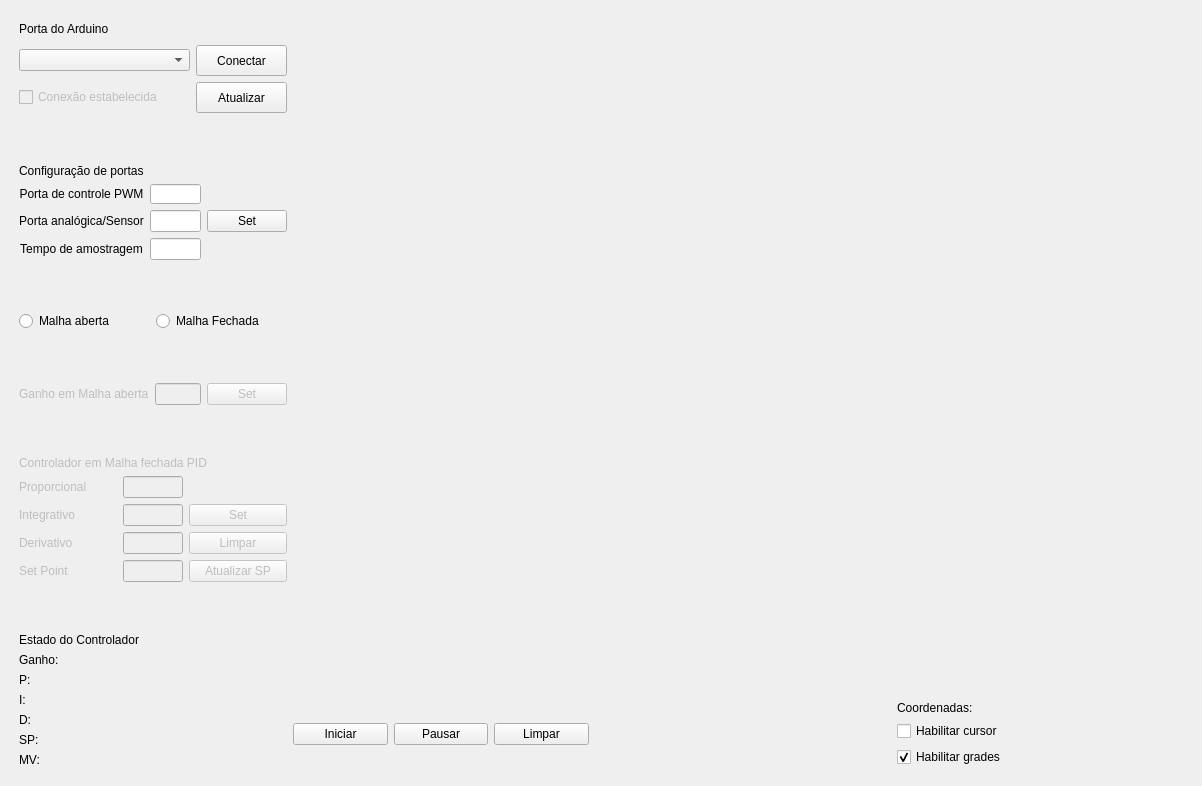
<?xml version="1.0" encoding="UTF-8"?>
<ui version="4.0">
 <class>MainWindow</class>
 <widget class="QMainWindow" name="MainWindow">
  <property name="geometry">
   <rect>
    <x>0</x>
    <y>0</y>
    <width>1202</width>
    <height>786</height>
   </rect>
  </property>
  <property name="sizePolicy">
   <sizepolicy hsizetype="Preferred" vsizetype="Preferred">
    <horstretch>0</horstretch>
    <verstretch>0</verstretch>
   </sizepolicy>
  </property>
  <property name="minimumSize">
   <size>
    <width>1202</width>
    <height>720</height>
   </size>
  </property>
  <property name="windowTitle">
   <string>MainWindow</string>
  </property>
  <widget class="QWidget" name="centralwidget">
   <layout class="QGridLayout" name="gridLayout_7">
    <item row="0" column="2" rowspan="12" colspan="3">
     <layout class="QGridLayout" name="gridLayout">
      <property name="leftMargin">
       <number>0</number>
      </property>
      <property name="topMargin">
       <number>10</number>
      </property>
      <property name="rightMargin">
       <number>20</number>
      </property>
      <item row="0" column="0">
       <widget class="PlotWidget" name="graphWidget" native="true">
        <property name="sizePolicy">
         <sizepolicy hsizetype="Expanding" vsizetype="Expanding">
          <horstretch>0</horstretch>
          <verstretch>0</verstretch>
         </sizepolicy>
        </property>
        <property name="minimumSize">
         <size>
          <width>900</width>
          <height>600</height>
         </size>
        </property>
       </widget>
      </item>
     </layout>
    </item>
    <item row="10" column="0">
     <spacer name="verticalSpacer_5">
      <property name="orientation">
       <enum>Qt::Vertical</enum>
      </property>
      <property name="sizeHint" stdset="0">
       <size>
        <width>20</width>
        <height>40</height>
       </size>
      </property>
     </spacer>
    </item>
    <item row="8" column="0">
     <layout class="QHBoxLayout" name="horizontalLayout_4">
      <property name="leftMargin">
       <number>10</number>
      </property>
      <item>
       <widget class="QLabel" name="label_6">
        <property name="enabled">
         <bool>false</bool>
        </property>
        <property name="sizePolicy">
         <sizepolicy hsizetype="Expanding" vsizetype="Preferred">
          <horstretch>0</horstretch>
          <verstretch>0</verstretch>
         </sizepolicy>
        </property>
        <property name="text">
         <string>Controlador em Malha fechada PID</string>
        </property>
        <property name="textFormat">
         <enum>Qt::AutoText</enum>
        </property>
       </widget>
      </item>
     </layout>
    </item>
    <item row="4" column="0">
     <layout class="QHBoxLayout" name="horizontalLayout_3">
      <property name="leftMargin">
       <number>10</number>
      </property>
      <item>
       <widget class="QRadioButton" name="radioButton">
        <property name="sizePolicy">
         <sizepolicy hsizetype="Expanding" vsizetype="Fixed">
          <horstretch>0</horstretch>
          <verstretch>0</verstretch>
         </sizepolicy>
        </property>
        <property name="text">
         <string>Malha aberta</string>
        </property>
       </widget>
      </item>
      <item>
       <widget class="QRadioButton" name="radioButton_2">
        <property name="sizePolicy">
         <sizepolicy hsizetype="Expanding" vsizetype="Fixed">
          <horstretch>0</horstretch>
          <verstretch>0</verstretch>
         </sizepolicy>
        </property>
        <property name="text">
         <string>Malha Fechada</string>
        </property>
       </widget>
      </item>
     </layout>
    </item>
    <item row="6" column="0">
     <layout class="QGridLayout" name="gridLayout_4">
      <property name="leftMargin">
       <number>10</number>
      </property>
      <item row="0" column="1">
       <widget class="QLineEdit" name="textBox4">
        <property name="enabled">
         <bool>false</bool>
        </property>
        <property name="minimumSize">
         <size>
          <width>36</width>
          <height>21</height>
         </size>
        </property>
        <property name="maximumSize">
         <size>
          <width>60</width>
          <height>16777215</height>
         </size>
        </property>
       </widget>
      </item>
      <item row="0" column="0">
       <widget class="QLabel" name="label_10">
        <property name="enabled">
         <bool>false</bool>
        </property>
        <property name="sizePolicy">
         <sizepolicy hsizetype="Expanding" vsizetype="Preferred">
          <horstretch>0</horstretch>
          <verstretch>0</verstretch>
         </sizepolicy>
        </property>
        <property name="text">
         <string>Ganho em Malha aberta</string>
        </property>
       </widget>
      </item>
      <item row="0" column="2">
       <widget class="QPushButton" name="set_3">
        <property name="enabled">
         <bool>false</bool>
        </property>
        <property name="sizePolicy">
         <sizepolicy hsizetype="Expanding" vsizetype="Fixed">
          <horstretch>0</horstretch>
          <verstretch>0</verstretch>
         </sizepolicy>
        </property>
        <property name="text">
         <string>Set</string>
        </property>
       </widget>
      </item>
     </layout>
    </item>
    <item row="9" column="0">
     <layout class="QGridLayout" name="gridLayout_2" rowminimumheight="0,0,0,0">
      <property name="sizeConstraint">
       <enum>QLayout::SetDefaultConstraint</enum>
      </property>
      <property name="leftMargin">
       <number>10</number>
      </property>
      <property name="verticalSpacing">
       <number>-1</number>
      </property>
      <item row="2" column="1">
       <widget class="QLineEdit" name="textBox7">
        <property name="enabled">
         <bool>false</bool>
        </property>
        <property name="sizePolicy">
         <sizepolicy hsizetype="Expanding" vsizetype="Fixed">
          <horstretch>0</horstretch>
          <verstretch>0</verstretch>
         </sizepolicy>
        </property>
        <property name="minimumSize">
         <size>
          <width>50</width>
          <height>21</height>
         </size>
        </property>
        <property name="maximumSize">
         <size>
          <width>60</width>
          <height>16777215</height>
         </size>
        </property>
       </widget>
      </item>
      <item row="1" column="1">
       <widget class="QLineEdit" name="textBox6">
        <property name="enabled">
         <bool>false</bool>
        </property>
        <property name="minimumSize">
         <size>
          <width>50</width>
          <height>21</height>
         </size>
        </property>
        <property name="maximumSize">
         <size>
          <width>60</width>
          <height>16777215</height>
         </size>
        </property>
       </widget>
      </item>
      <item row="0" column="1">
       <widget class="QLineEdit" name="textBox5">
        <property name="enabled">
         <bool>false</bool>
        </property>
        <property name="minimumSize">
         <size>
          <width>50</width>
          <height>21</height>
         </size>
        </property>
        <property name="maximumSize">
         <size>
          <width>60</width>
          <height>16777215</height>
         </size>
        </property>
       </widget>
      </item>
      <item row="0" column="0">
       <widget class="QLabel" name="label_7">
        <property name="enabled">
         <bool>false</bool>
        </property>
        <property name="sizePolicy">
         <sizepolicy hsizetype="Expanding" vsizetype="Preferred">
          <horstretch>0</horstretch>
          <verstretch>0</verstretch>
         </sizepolicy>
        </property>
        <property name="layoutDirection">
         <enum>Qt::LeftToRight</enum>
        </property>
        <property name="autoFillBackground">
         <bool>false</bool>
        </property>
        <property name="text">
         <string>Proporcional</string>
        </property>
        <property name="alignment">
         <set>Qt::AlignLeading|Qt::AlignLeft|Qt::AlignVCenter</set>
        </property>
       </widget>
      </item>
      <item row="3" column="1">
       <widget class="QLineEdit" name="textBox8">
        <property name="enabled">
         <bool>false</bool>
        </property>
        <property name="minimumSize">
         <size>
          <width>50</width>
          <height>21</height>
         </size>
        </property>
        <property name="maximumSize">
         <size>
          <width>60</width>
          <height>16777215</height>
         </size>
        </property>
       </widget>
      </item>
      <item row="3" column="2">
       <widget class="QPushButton" name="updateSetPoint">
        <property name="enabled">
         <bool>false</bool>
        </property>
        <property name="sizePolicy">
         <sizepolicy hsizetype="Expanding" vsizetype="Fixed">
          <horstretch>0</horstretch>
          <verstretch>0</verstretch>
         </sizepolicy>
        </property>
        <property name="text">
         <string>Atualizar SP</string>
        </property>
       </widget>
      </item>
      <item row="1" column="0">
       <widget class="QLabel" name="label_9">
        <property name="enabled">
         <bool>false</bool>
        </property>
        <property name="sizePolicy">
         <sizepolicy hsizetype="Expanding" vsizetype="Preferred">
          <horstretch>0</horstretch>
          <verstretch>0</verstretch>
         </sizepolicy>
        </property>
        <property name="text">
         <string>Integrativo</string>
        </property>
        <property name="alignment">
         <set>Qt::AlignLeading|Qt::AlignLeft|Qt::AlignVCenter</set>
        </property>
       </widget>
      </item>
      <item row="3" column="0">
       <widget class="QLabel" name="label_11">
        <property name="enabled">
         <bool>false</bool>
        </property>
        <property name="sizePolicy">
         <sizepolicy hsizetype="Ignored" vsizetype="Preferred">
          <horstretch>0</horstretch>
          <verstretch>0</verstretch>
         </sizepolicy>
        </property>
        <property name="text">
         <string>Set Point</string>
        </property>
        <property name="alignment">
         <set>Qt::AlignLeading|Qt::AlignLeft|Qt::AlignVCenter</set>
        </property>
       </widget>
      </item>
      <item row="2" column="0">
       <widget class="QLabel" name="label_8">
        <property name="enabled">
         <bool>false</bool>
        </property>
        <property name="sizePolicy">
         <sizepolicy hsizetype="Ignored" vsizetype="Preferred">
          <horstretch>0</horstretch>
          <verstretch>0</verstretch>
         </sizepolicy>
        </property>
        <property name="text">
         <string>Derivativo</string>
        </property>
        <property name="alignment">
         <set>Qt::AlignLeading|Qt::AlignLeft|Qt::AlignVCenter</set>
        </property>
       </widget>
      </item>
      <item row="2" column="2">
       <widget class="QPushButton" name="clear_2">
        <property name="enabled">
         <bool>false</bool>
        </property>
        <property name="sizePolicy">
         <sizepolicy hsizetype="Expanding" vsizetype="Fixed">
          <horstretch>0</horstretch>
          <verstretch>0</verstretch>
         </sizepolicy>
        </property>
        <property name="text">
         <string>Limpar</string>
        </property>
       </widget>
      </item>
      <item row="1" column="2">
       <widget class="QPushButton" name="set_2">
        <property name="enabled">
         <bool>false</bool>
        </property>
        <property name="sizePolicy">
         <sizepolicy hsizetype="Expanding" vsizetype="Fixed">
          <horstretch>0</horstretch>
          <verstretch>0</verstretch>
         </sizepolicy>
        </property>
        <property name="text">
         <string>Set</string>
        </property>
       </widget>
      </item>
     </layout>
    </item>
    <item row="5" column="0">
     <spacer name="verticalSpacer_3">
      <property name="orientation">
       <enum>Qt::Vertical</enum>
      </property>
      <property name="sizeHint" stdset="0">
       <size>
        <width>20</width>
        <height>40</height>
       </size>
      </property>
     </spacer>
    </item>
    <item row="11" column="0" rowspan="2">
     <layout class="QVBoxLayout" name="verticalLayout">
      <property name="leftMargin">
       <number>10</number>
      </property>
      <property name="bottomMargin">
       <number>10</number>
      </property>
      <item>
       <widget class="QLabel" name="label_12">
        <property name="sizePolicy">
         <sizepolicy hsizetype="Expanding" vsizetype="Preferred">
          <horstretch>0</horstretch>
          <verstretch>0</verstretch>
         </sizepolicy>
        </property>
        <property name="text">
         <string>Estado do Controlador</string>
        </property>
       </widget>
      </item>
      <item>
       <widget class="QLabel" name="label_13">
        <property name="sizePolicy">
         <sizepolicy hsizetype="Expanding" vsizetype="Preferred">
          <horstretch>0</horstretch>
          <verstretch>0</verstretch>
         </sizepolicy>
        </property>
        <property name="text">
         <string>Ganho:</string>
        </property>
       </widget>
      </item>
      <item>
       <widget class="QLabel" name="label_14">
        <property name="sizePolicy">
         <sizepolicy hsizetype="Expanding" vsizetype="Preferred">
          <horstretch>0</horstretch>
          <verstretch>0</verstretch>
         </sizepolicy>
        </property>
        <property name="text">
         <string>P:</string>
        </property>
       </widget>
      </item>
      <item>
       <widget class="QLabel" name="label_15">
        <property name="sizePolicy">
         <sizepolicy hsizetype="Expanding" vsizetype="Preferred">
          <horstretch>0</horstretch>
          <verstretch>0</verstretch>
         </sizepolicy>
        </property>
        <property name="text">
         <string>I:</string>
        </property>
       </widget>
      </item>
      <item>
       <widget class="QLabel" name="label_16">
        <property name="sizePolicy">
         <sizepolicy hsizetype="Expanding" vsizetype="Preferred">
          <horstretch>0</horstretch>
          <verstretch>0</verstretch>
         </sizepolicy>
        </property>
        <property name="text">
         <string>D:</string>
        </property>
       </widget>
      </item>
      <item>
       <widget class="QLabel" name="label_17">
        <property name="sizePolicy">
         <sizepolicy hsizetype="Ignored" vsizetype="Preferred">
          <horstretch>0</horstretch>
          <verstretch>0</verstretch>
         </sizepolicy>
        </property>
        <property name="text">
         <string>SP:</string>
        </property>
       </widget>
      </item>
      <item>
       <widget class="QLabel" name="label_18">
        <property name="sizePolicy">
         <sizepolicy hsizetype="Ignored" vsizetype="Preferred">
          <horstretch>0</horstretch>
          <verstretch>0</verstretch>
         </sizepolicy>
        </property>
        <property name="text">
         <string>MV:</string>
        </property>
       </widget>
      </item>
     </layout>
    </item>
    <item row="0" column="0">
     <layout class="QGridLayout" name="gridLayout_3">
      <property name="leftMargin">
       <number>10</number>
      </property>
      <property name="topMargin">
       <number>10</number>
      </property>
      <property name="rightMargin">
       <number>0</number>
      </property>
      <property name="bottomMargin">
       <number>0</number>
      </property>
      <item row="1" column="0">
       <widget class="QComboBox" name="listport">
        <property name="sizePolicy">
         <sizepolicy hsizetype="Expanding" vsizetype="Fixed">
          <horstretch>0</horstretch>
          <verstretch>0</verstretch>
         </sizepolicy>
        </property>
       </widget>
      </item>
      <item row="0" column="0">
       <widget class="QLabel" name="label">
        <property name="sizePolicy">
         <sizepolicy hsizetype="Expanding" vsizetype="Preferred">
          <horstretch>0</horstretch>
          <verstretch>0</verstretch>
         </sizepolicy>
        </property>
        <property name="minimumSize">
         <size>
          <width>131</width>
          <height>20</height>
         </size>
        </property>
        <property name="text">
         <string>Porta do Arduino</string>
        </property>
       </widget>
      </item>
      <item row="2" column="0">
       <widget class="QCheckBox" name="checkBox">
        <property name="enabled">
         <bool>false</bool>
        </property>
        <property name="sizePolicy">
         <sizepolicy hsizetype="MinimumExpanding" vsizetype="Fixed">
          <horstretch>0</horstretch>
          <verstretch>0</verstretch>
         </sizepolicy>
        </property>
        <property name="minimumSize">
         <size>
          <width>171</width>
          <height>20</height>
         </size>
        </property>
        <property name="styleSheet">
         <string notr="true"/>
        </property>
        <property name="text">
         <string>Conexão estabelecida</string>
        </property>
        <property name="checkable">
         <bool>false</bool>
        </property>
       </widget>
      </item>
      <item row="2" column="1">
       <widget class="QPushButton" name="refresh">
        <property name="enabled">
         <bool>true</bool>
        </property>
        <property name="sizePolicy">
         <sizepolicy hsizetype="Expanding" vsizetype="Fixed">
          <horstretch>0</horstretch>
          <verstretch>0</verstretch>
         </sizepolicy>
        </property>
        <property name="minimumSize">
         <size>
          <width>91</width>
          <height>31</height>
         </size>
        </property>
        <property name="text">
         <string>Atualizar</string>
        </property>
       </widget>
      </item>
      <item row="1" column="1">
       <widget class="QPushButton" name="connect">
        <property name="sizePolicy">
         <sizepolicy hsizetype="Expanding" vsizetype="Fixed">
          <horstretch>0</horstretch>
          <verstretch>0</verstretch>
         </sizepolicy>
        </property>
        <property name="minimumSize">
         <size>
          <width>91</width>
          <height>31</height>
         </size>
        </property>
        <property name="text">
         <string>Conectar</string>
        </property>
       </widget>
      </item>
     </layout>
    </item>
    <item row="2" column="0">
     <layout class="QGridLayout" name="gridLayout_5">
      <property name="leftMargin">
       <number>10</number>
      </property>
      <item row="2" column="0">
       <widget class="QLabel" name="label_4">
        <property name="sizePolicy">
         <sizepolicy hsizetype="Expanding" vsizetype="Preferred">
          <horstretch>0</horstretch>
          <verstretch>0</verstretch>
         </sizepolicy>
        </property>
        <property name="text">
         <string>Porta analógica/Sensor</string>
        </property>
        <property name="alignment">
         <set>Qt::AlignCenter</set>
        </property>
       </widget>
      </item>
      <item row="0" column="0">
       <widget class="QLabel" name="label_2">
        <property name="sizePolicy">
         <sizepolicy hsizetype="Expanding" vsizetype="Preferred">
          <horstretch>0</horstretch>
          <verstretch>0</verstretch>
         </sizepolicy>
        </property>
        <property name="text">
         <string>Configuração de portas</string>
        </property>
       </widget>
      </item>
      <item row="3" column="1">
       <widget class="QLineEdit" name="textBox3">
        <property name="minimumSize">
         <size>
          <width>37</width>
          <height>20</height>
         </size>
        </property>
        <property name="maximumSize">
         <size>
          <width>60</width>
          <height>16777215</height>
         </size>
        </property>
       </widget>
      </item>
      <item row="1" column="1">
       <widget class="QLineEdit" name="textBox1">
        <property name="minimumSize">
         <size>
          <width>37</width>
          <height>20</height>
         </size>
        </property>
        <property name="maximumSize">
         <size>
          <width>60</width>
          <height>20</height>
         </size>
        </property>
       </widget>
      </item>
      <item row="3" column="0">
       <widget class="QLabel" name="label_5">
        <property name="sizePolicy">
         <sizepolicy hsizetype="Expanding" vsizetype="Preferred">
          <horstretch>0</horstretch>
          <verstretch>0</verstretch>
         </sizepolicy>
        </property>
        <property name="text">
         <string>Tempo de amostragem</string>
        </property>
        <property name="alignment">
         <set>Qt::AlignCenter</set>
        </property>
       </widget>
      </item>
      <item row="1" column="0">
       <widget class="QLabel" name="label_3">
        <property name="sizePolicy">
         <sizepolicy hsizetype="MinimumExpanding" vsizetype="Preferred">
          <horstretch>0</horstretch>
          <verstretch>0</verstretch>
         </sizepolicy>
        </property>
        <property name="text">
         <string>Porta de controle PWM</string>
        </property>
        <property name="alignment">
         <set>Qt::AlignCenter</set>
        </property>
       </widget>
      </item>
      <item row="2" column="2">
       <widget class="QPushButton" name="set_1">
        <property name="sizePolicy">
         <sizepolicy hsizetype="Expanding" vsizetype="Fixed">
          <horstretch>0</horstretch>
          <verstretch>0</verstretch>
         </sizepolicy>
        </property>
        <property name="text">
         <string>Set</string>
        </property>
       </widget>
      </item>
      <item row="2" column="1">
       <widget class="QLineEdit" name="textBox2">
        <property name="minimumSize">
         <size>
          <width>37</width>
          <height>20</height>
         </size>
        </property>
        <property name="maximumSize">
         <size>
          <width>60</width>
          <height>16777215</height>
         </size>
        </property>
       </widget>
      </item>
     </layout>
    </item>
    <item row="12" column="2">
     <layout class="QHBoxLayout" name="horizontalLayout_2">
      <property name="bottomMargin">
       <number>10</number>
      </property>
      <item>
       <widget class="QPushButton" name="start">
        <property name="sizePolicy">
         <sizepolicy hsizetype="Expanding" vsizetype="Fixed">
          <horstretch>0</horstretch>
          <verstretch>0</verstretch>
         </sizepolicy>
        </property>
        <property name="text">
         <string>Iniciar</string>
        </property>
       </widget>
      </item>
      <item>
       <widget class="QPushButton" name="pause">
        <property name="sizePolicy">
         <sizepolicy hsizetype="Expanding" vsizetype="Fixed">
          <horstretch>0</horstretch>
          <verstretch>0</verstretch>
         </sizepolicy>
        </property>
        <property name="text">
         <string>Pausar</string>
        </property>
       </widget>
      </item>
      <item>
       <widget class="QPushButton" name="clear_3">
        <property name="sizePolicy">
         <sizepolicy hsizetype="Expanding" vsizetype="Fixed">
          <horstretch>0</horstretch>
          <verstretch>0</verstretch>
         </sizepolicy>
        </property>
        <property name="text">
         <string>Limpar</string>
        </property>
       </widget>
      </item>
     </layout>
    </item>
    <item row="12" column="4">
     <layout class="QVBoxLayout" name="verticalLayout_2">
      <property name="rightMargin">
       <number>10</number>
      </property>
      <property name="bottomMargin">
       <number>10</number>
      </property>
      <item>
       <widget class="QLabel" name="coordinates">
        <property name="sizePolicy">
         <sizepolicy hsizetype="Ignored" vsizetype="Preferred">
          <horstretch>0</horstretch>
          <verstretch>0</verstretch>
         </sizepolicy>
        </property>
        <property name="text">
         <string>Coordenadas:</string>
        </property>
       </widget>
      </item>
      <item>
       <widget class="QCheckBox" name="enableCursor">
        <property name="sizePolicy">
         <sizepolicy hsizetype="Expanding" vsizetype="Fixed">
          <horstretch>0</horstretch>
          <verstretch>0</verstretch>
         </sizepolicy>
        </property>
        <property name="text">
         <string>Habilitar cursor</string>
        </property>
       </widget>
      </item>
      <item>
       <widget class="QCheckBox" name="enableGrid">
        <property name="sizePolicy">
         <sizepolicy hsizetype="Expanding" vsizetype="Fixed">
          <horstretch>0</horstretch>
          <verstretch>0</verstretch>
         </sizepolicy>
        </property>
        <property name="text">
         <string>Habilitar grades</string>
        </property>
        <property name="checked">
         <bool>true</bool>
        </property>
       </widget>
      </item>
     </layout>
    </item>
    <item row="1" column="0">
     <spacer name="verticalSpacer">
      <property name="orientation">
       <enum>Qt::Vertical</enum>
      </property>
      <property name="sizeHint" stdset="0">
       <size>
        <width>20</width>
        <height>40</height>
       </size>
      </property>
     </spacer>
    </item>
    <item row="7" column="0">
     <spacer name="verticalSpacer_4">
      <property name="orientation">
       <enum>Qt::Vertical</enum>
      </property>
      <property name="sizeHint" stdset="0">
       <size>
        <width>20</width>
        <height>40</height>
       </size>
      </property>
     </spacer>
    </item>
    <item row="3" column="0">
     <spacer name="verticalSpacer_2">
      <property name="orientation">
       <enum>Qt::Vertical</enum>
      </property>
      <property name="sizeHint" stdset="0">
       <size>
        <width>20</width>
        <height>40</height>
       </size>
      </property>
     </spacer>
    </item>
    <item row="12" column="3">
     <spacer name="horizontalSpacer">
      <property name="orientation">
       <enum>Qt::Horizontal</enum>
      </property>
      <property name="sizeHint" stdset="0">
       <size>
        <width>40</width>
        <height>20</height>
       </size>
      </property>
     </spacer>
    </item>
    <item row="9" column="1">
     <spacer name="horizontalSpacer_2">
      <property name="orientation">
       <enum>Qt::Horizontal</enum>
      </property>
      <property name="sizeHint" stdset="0">
       <size>
        <width>40</width>
        <height>20</height>
       </size>
      </property>
     </spacer>
    </item>
   </layout>
  </widget>
 </widget>
 <customwidgets>
  <customwidget>
   <class>PlotWidget</class>
   <extends>QWidget</extends>
   <header>pyqtgraph</header>
   <container>1</container>
  </customwidget>
 </customwidgets>
 <resources/>
 <connections/>
</ui>
